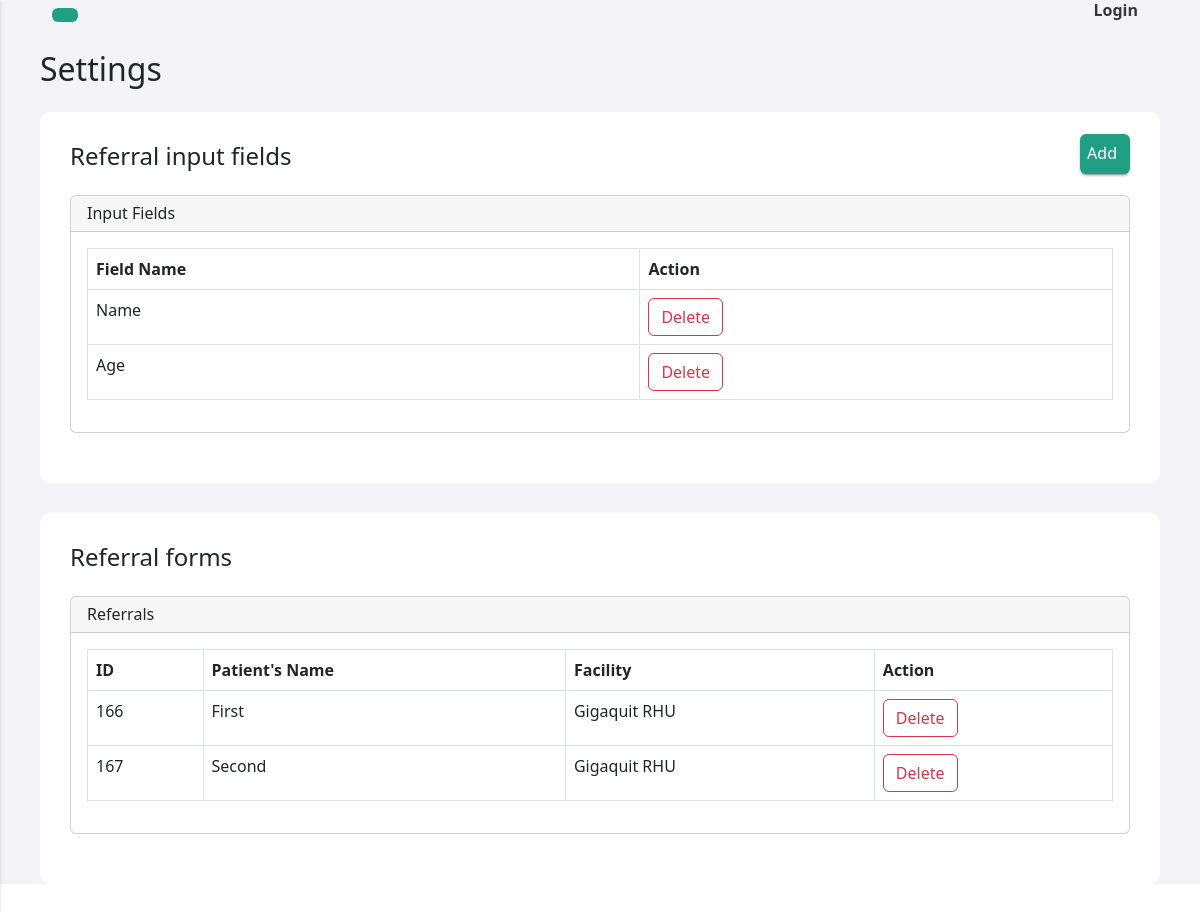
Screenshot of /settings.php (signed in) with the database file from the repository.
### tables this page shows
CREATE TABLE `referral_forms` (
  `id` int(11) NOT NULL,
  `Name` varchar(255) DEFAULT NULL,
  `Age` varchar(255) DEFAULT NULL
);

CREATE TABLE `facilities` (
  `fclt_id` int(11) NOT NULL,
  `fclt_name` varchar(255) NOT NULL,
  `fclt_password` varchar(255) NOT NULL,
  `fclt_ref_id` varchar(255) NOT NULL,
  `fclt_type` varchar(255) NOT NULL,
  `fclt_address` varchar(255) NOT NULL,
  `img_url` text NOT NULL
);

### includes/referral_functions.inc.php (called while the page is built, shortened)
<?php
include 'dbh.inc.php';
function referral_format() {
    global $conn;
    $sql = "SHOW COLUMNS FROM referral_forms";
    $result = mysqli_query($conn, $sql);
    if ($result) {
        $referrals = mysqli_fetch_all($result, MYSQLI_ASSOC);
        return $referrals;
    } else {
        echo "Error executing query: " . mysqli_error($conn);
    }
    return array();
}
function referrals() {
    global $conn;
    $sql = "SELECT referral_forms.*, facilities.fclt_name FROM referral_forms
    INNER JOIN referral_records ON referral_forms.id = referral_records.rfrrl_id
    INNER JOIN facilities ON referral_records.fclt_id = facilities.fclt_id";
    $result = mysqli_query($conn, $sql);
    if ($result) {
        $referrals = mysqli_fetch_all($result, MYSQLI_ASSOC);
        return $referrals;
    } else {
        echo "Error executing query: " . mysqli_error($conn);
    }
    return array();
}

### settings.php (the view, shortened to what this page needs)
<?php
include_once 'header.php';
include_once 'includes/referral_functions.inc.php';
$referral_format = referral_format();
$referrals = referrals();
?>
<h2 class="left-heading mb-4">Settings</h2>
<div class="feed">
<div class="head">
<h4 class="left-heading mb-4">Referral input fields</h4>
<button type="button" class="right-button btn " data-bs-toggle="modal" data-bs-target="#staticBackdrop"><i class="fi fi-br-plus"></i> Add</button>
</div>
  <div class="card">
  <h6 class="card-header">Input Fields</h6>
  <div class="card-body">
  <table id="fieldTable" class="table table-bordered table-hover">
  <thead>
    <tr>
      <th scope="col">Field Name</th>
      <th scope="col">Action</th>
    </tr>
  </thead>
  <tbody>
    <?php
    foreach ($referral_format as $referral) {
      if ($referral['Field'] !== 'id') {
        $fieldName = str_replace('_', ' ', $referral['Field']);
        ?>
        <tr>
          <td><?= $fieldName ?></td>
          <td>
            <button type="button" value="<?= $referral['Field']; ?>" class="deleteField btn btn-outline-danger">Delete</button>
          </td>
        </tr>
        <?php
      }
    }
    ?>
  </tbody>
</table>
  </div>
</div>
</div>
  <div class="feed">
  <h4 class="left-heading mb-4">Referral forms</h4>
  <div class="card">
  <h6 class="card-header">Referrals</h6>
  <div class="card-body">
  <table id="referralsTable" class="table table-bordered table-hover">
  <thead>
    <tr>
      <th scope="col">ID</th>
      <th scope="col">Patient's Name</th>
      <th scope="col">Facility</th>
      <th scope="col">Action</th>
    </tr>
  </thead>
  <tbody>
        <?php
        foreach ($referrals as $referrals) {
            ?>
            <tr>
            <td><?=$referrals['id']?></td>
            <td><?=$referrals['Name']?></td>
            <td><?=$referrals['fclt_name']?></td>
            <td>
              <button type="button" value="<?=$referrals['id'];?>" class="deleteReferral btn btn-outline-danger">Delete</button>
            </td>
            </tr>
            <?php
        }
        ?>
            </tbody>
</table>
  </div>
</div>
</div>
    <?php
require 'footer.php';
?>

### css/style.css (style rules this page uses)
body { margin: 0; font-family: -apple-system, BlinkMacSystemFont, "Segoe UI", Roboto, "Helvetica Neue", Arial, "Noto Sans", sans-serif, "Apple Color Emoji", "Segoe UI Emoji", "Segoe UI Symbol", "Noto Color Emoji"; font-size: 1rem; font-weight: 400; line-height: 1.5; color: #212529; text-align: left; background-color: #fff; }
.head { display: flex; justify-content: space-between; align-items: center; }
.feed { background-color: #ffffff; padding: 30px; border-radius: 10px; margin-bottom: 30px; }
.head .btn { margin-top: -30px; background-color: #209f85; color: #fff; text-decoration: none; box-shadow: rgba(0, 0, 0, 0.2) 0 3px 1px -2px, rgba(0, 0, 0, 0.14) 0 2px 2px 0, rgba(0, 0, 0, 0.12) 0 1px 5px 0; }
.card { margin-bottom: 20px; }

### rows the page displays
referral_forms: id "166", Name "First", facilities.fclt_name "Gigaquit RHU"
referral_forms: id "167", Name "Second", facilities.fclt_name "Gigaquit RHU"

### other values shown
$fieldName "Name"
$fieldName "Age"
